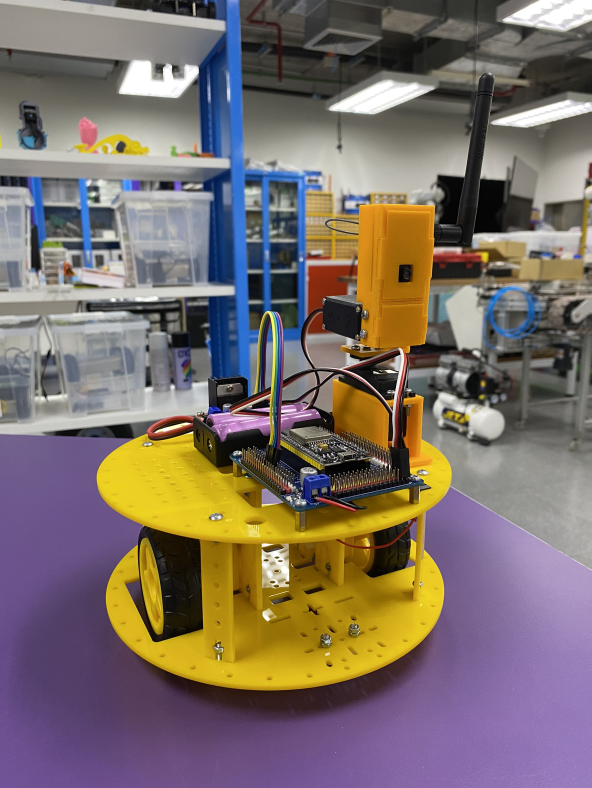
#> input picture classwork1/bot.jpg, 1774 x 2364 px, found by its file name (shown at 1/3 size)
$ python motionblur.py
#> lines starting #> are read from the running program, lines starting #| are printed output that depends on the picture
import cv2 as cv
import numpy as np

img = cv.imread('classwork1/bot.jpg', cv.IMREAD_GRAYSCALE)
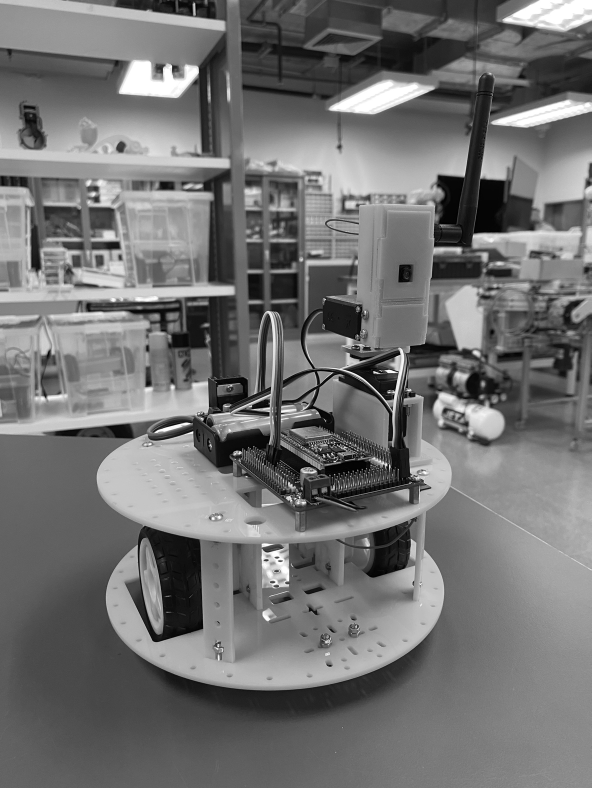
#> img: shape (2364, 1774) (shown at 1/3 size); min 0, max 255, mean 114.3
img = cv.resize(img,(600,600))
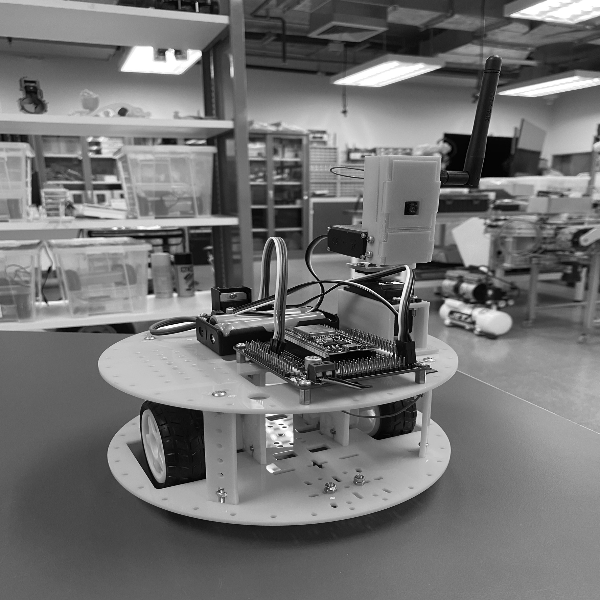
#> img: shape (600, 600); min 0, max 255, mean 114.2

size = 20

filter_motionblur = np.zeros((size, size))
# vertical
filter_motionblur[:, int((size - 1)/2)] = np.ones(size)

#horicontal
#filter_motionblur[int((size-1)/2), :] = np.ones(size)

#ทะแยงซ้ายไปขวา
#filter_motionblur = np.eye(20, dtype=np.float32)

#ทะแยงขวาไปซ้าย
# for i in range(size):
#   filter_motionblur[i, size - 1 - i] =  1

filter_motionblur = filter_motionblur / size
print(filter_motionblur)
output = cv.filter2D(img, -1, filter_motionblur)
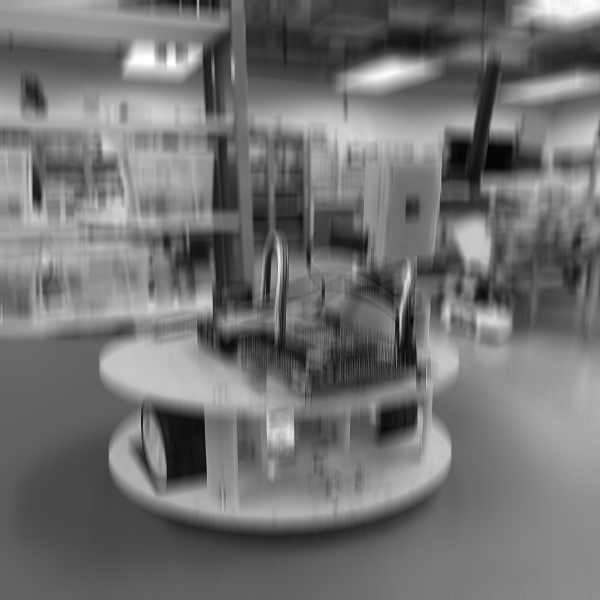
#> output: shape (600, 600); min 3, max 255, mean 114.2

#cv.imwrite('filter/motion_output.png', output)
cv.imshow('Motion_Blur Image', output)
cv.waitKey(0)
cv.destroyAllWindows()
